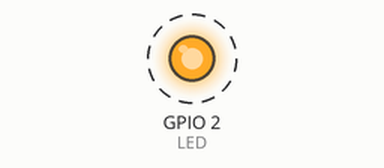
Bench run of a program on a simulated ESP32. Shown: output pins drawn as LEDs (lit = HIGH). Dashed ring = blinking. What the program prints to the serial monitor is not drawn.

Above: at 0.1 s.
Timing chart, 0 to 3.0 s (numbered marks = the images above):
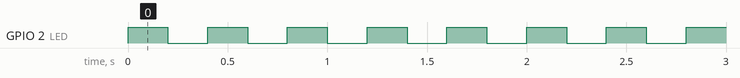

The program:

main.cpp
```cpp
/*******************************************************************************
   Título:      TCC  Engenharia Mecatrônica.

   Descrição:   C L P   ---  I H M

   Processador: Esp32_FreeRTOs


   Desenvolvido: MRPRO Tecnologia e Automação

   Autor: Tecnologo. Marcelo Rodrigues
   CREA-SP 5070505617

   Data de Inicio: 02/07/2023       Versão:   2023.3.7

   Versão Multi-folhas VS-CODE


   Nome do Arquivo:
   https://capsistema.com.br/index.php/2020/11/27/como-usar-i2c-no-arduino-comunicacao-entre-duas-placas-arduino/   data da visita 05/06/2022

*******************************************************************************/
/* ============================================================================

                                       _
                                      / \
                                     |oo >
                                     _\=/_
                    ___         #   /  _  \   #
                   /<> \         \\//|/.\|\\//
                 _|_____|_        \/  \_/  \/
                | | === | |          |\ /|
                |_|  0  |_|          \_ _/
                 ||  0  ||           | | |
                 ||__*__||           | | |
                |* \___/ *|          []|[]
                /=\ /=\ /=\          | | |
________________[_]_[_]_[_]_________/_]_[_\_____________________________________

=====================================================================================================

=====================================================================================================   */

/*Biblioteca do Arduino*/
#include <Arduino.h>


/*Biblioteca FreeRTOS*/
#include "freertos/FreeRTOS.h"
#include "freertos/task.h"


/*Mapeamento dos pinos*/
#define LED 2


/* Variáveis para armazenamento do handle das tasks*/
TaskHandle_t tasks1handle = NULL;
TaskHandle_t tasks2handle = NULL;

/*protótipos das Tasks*/
void vTask1(void *pvParameteters);
void vTask2(void *pvParameteters);


void setup() {
   Serial.begin(9600);
   pinMode(LED,OUTPUT);

   xTaskCreate(vTask1,"TASK1",configMINIMAL_STACK_SIZE,NULL,1,&tasks1handle);
   xTaskCreate(vTask2,"TASK2",configMINIMAL_STACK_SIZE+1024,NULL,2,&tasks2handle);

}

void loop() {
 vTaskDelay(3000);

}

void vTask1(void *pvParameters)
{
  pinMode(LED,OUTPUT);

  while (1)
  {
    /* code */
    digitalWrite(LED,!digitalRead(LED));
    vTaskDelay(pdMS_TO_TICKS(200));
  }

}


void vTask2(void *pvParameters)
{
 int cont = 0;

  while (1)
  {
    /* code */
    Serial.println("Task 2: " + String(cont++));
    vTaskDelay(pdMS_TO_TICKS(1000));
  }

}
```

Measured:
- by itself, GPIO 2 (LED): alternates HIGH for 0.20 s and LOW for 0.20 s
